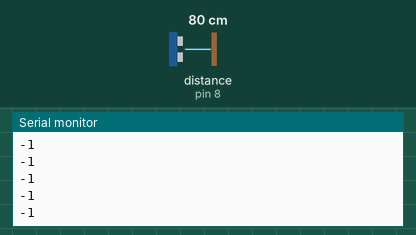
This sketch was run on a simulated Arduino Uno, built with avr-gcc and run on an emulated ATmega328P. Shown: the last lines printed to the serial monitor. Wiring (inferred from the names in the program): ultrasonic range finder: trigger pin 7; echo pin 8. The test bench sets the inputs (shaded band); at power-on: distance to the obstacle (sensor on pin 8) 80 cm. The echo pulse lasts 58.3 µs per cm.

Above: at 1.2 s.
1.3 s: distance to the obstacle (sensor on pin 8) set to 2 cm
At 1.31 s:
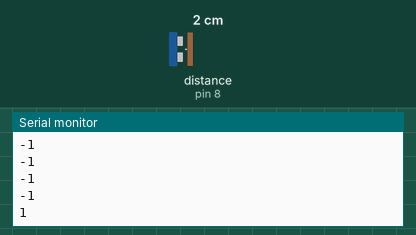
2.8 s: distance to the obstacle (sensor on pin 8) set to 4 cm
At 2.83 s:
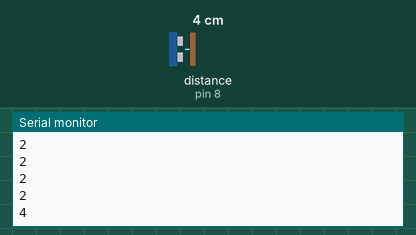
Timing chart, 0 to 5.8 s (numbered marks = the images above; inputs shaded):
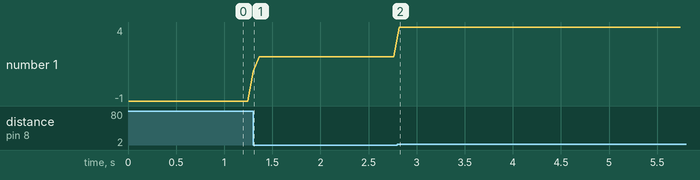

The sketch:

t5_ultrasonic.ino
```cpp
// Module test 5: HC-SR04 (TRIG = D7, ECHO = D8)
// Pass: a flat hand at 10, 20 and 40 cm reads within +-2 cm; nothing in range reads -1.

const uint8_t US_TRIG = 7, US_ECHO = 8;

void setup() {
  Serial.begin(9600);
  pinMode(US_TRIG, OUTPUT);
  pinMode(US_ECHO, INPUT);
}

void loop() {
  digitalWrite(US_TRIG, LOW);  delayMicroseconds(2);
  digitalWrite(US_TRIG, HIGH); delayMicroseconds(10);
  digitalWrite(US_TRIG, LOW);
  unsigned long us = pulseIn(US_ECHO, HIGH, 5000);   // 5 ms cap, about 85 cm
  Serial.println(us == 0 ? -1 : (int)(us / 58));     // cm
  delay(60);
}
```

Measured:
- after the input at 1.3 s, the serial monitor: prints a new line at once (image 1)
- after the input at 2.8 s, the serial monitor: prints a new line at once (image 2)
- plotted number 1: -1 → 2 after the input at 1.3 s, 2 → 4 after the input at 2.8 s
